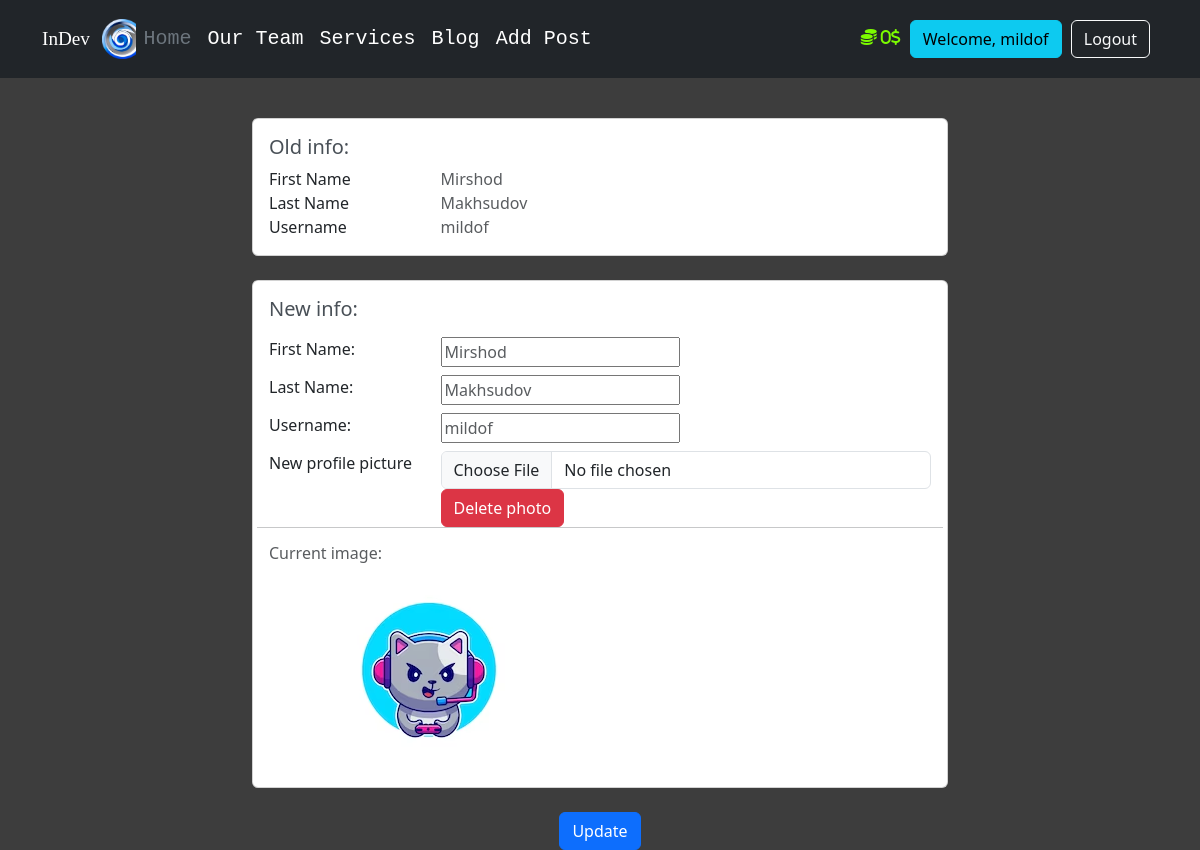
Screenshot of /team/1/update (signed in) with the database file from the repository.
### InDev/models.py (models this page shows, shortened)
class Developer(db.Model, UserMixin):
    id = db.Column(db.Integer(), primary_key=True)
    first_name = db.Column(db.String(length=30), nullable=False)
    last_name = db.Column(db.String(length=30))
    username = db.Column(db.String(), nullable=False, unique=True)
    email_address = db.Column(db.String(), unique=True)
    password_hash = db.Column(db.String(), nullable=False)
    budget = db.Column(db.Integer(), nullable=False, default=0)
    date_added = db.Column(db.String(20), default=date.today())
    posts = db.relationship('Post', backref='author')
    admin = db.Column(db.Boolean(), default=False)
    profile_pic = db.Column(db.String(), nullable=True)
    @property
    def prettier_budget(self):
        if len(str(self.budget)) >= 4:
            return f'{str(self.budget)[:-3]},{str(self.budget)[-3:]}$'
        else:
            return f"{self.budget}$"
    @property
    def password(self):
        return self.password

### InDev/routes.py (the view, shortened to what this page needs)
@app.route('/team/<int:dev_id>/update', methods=['GET', 'POST'])
@login_required
def update_dev_info(dev_id):
    dev_to_update = Developer.query.get_or_404(dev_id)
    form = UpdateDevForm()
    if form.errors != {}:  # If there are errors from the validations
        for err_msg in form.errors.values():
            flash(f'While Editing account occurred error: {err_msg}', category='danger')
        return redirect(url_for('team'))
    return render_template('update-dev.html',
                           dev_to_update=dev_to_update,
                           form=form,
                           dev_id=dev_id
                           )

### InDev/forms.py
class UpdateDevForm(FlaskForm):
    first_name = StringField(label='First Name:', validators=[Length(min=2, max=30), DataRequired()])
    last_name = StringField(label="Last Name:")
    username = StringField(label='Username:')
    profile_pic = FileField(label='New profile picture')
    update = SubmitField(label="Update")

class SearchForm(FlaskForm):
    searched = StringField("Searched", validators=[DataRequired()])
    submit = SubmitField("Submit")

### InDev/models.py (called while the page is built)
@login_manager.user_loader
def load_user(user_id):
    return Developer.query.get(int(user_id))

### InDev/routes.py (called while the page is built)
@app.context_processor
def base():
    form = SearchForm()
    return dict(form=form)

### InDev/templates/update-dev.html (shortened to what this page needs)
{% extends 'base.html' %}
{% block content %}
    {% if current_user.id == dev_id %}
    <div class="container" style="width: 60vw; margin-top: 5vh;">
        <div class="row">
            <div class="col-lg-12">
                <div class="card mb-4">
                    <div class="card-body ">
                        <h5 class="h5 text-dark-emphasis">Old info:</h5>
                        <div class="row">
                            <div class="col-sm-3">
                                <p class="mb-0 text-dark">First Name</p>
                            </div>
                            <div class="col-sm-9">
                                <p class="text-muted mb-0">{{ dev_to_update.first_name }}</p>
                            </div>
                        </div>
                        <div class="row">
                            <div class="col-sm-3">
                                <p class="mb-0 text-dark">Last Name</p>
                            </div>
                            <div class="col-sm-9">
                                <p class="text-muted mb-0">{{ dev_to_update.last_name }}</p>
                            </div>
                        </div>
                        <div class="row">
                            <div class="col-sm-3">
                                <p class="mb-0 text-dark">Username</p>
                            </div>
                            <div class="col-sm-9">
                                <p class="text-muted mb-0">{{ dev_to_update.username }}</p>
                            </div>
                        </div>
                    </div>
                </div>
            </div>
        </div>
        <div class="row">
            <div class="col-lg-12">
                <form method="POST" enctype="multipart/form-data">
                    <div class="card mb-4">
                    <div class="card-body ">
                        <h5 class="h5 text-dark-emphasis">New info:</h5>
                        <div class="row">
                            <div class="col-sm-3" style="margin-top: 1vh">
                                <p class="mb-0 text-dark">{{ form.first_name.label() }}</p>
                            </div>
                            <div class="col-sm-9" style="margin-top: 1vh">
                                {{ form.first_name(class="text-muted mb-0", placeholder="First Name", value=dev_to_update.first_name) }}
                            </div>
                        </div>
                        <div class="row">
                            <div class="col-sm-3" style="margin-top: 1vh">
                                <p class="mb-0 text-dark">{{ form.last_name.label() }}</p>
                            </div>
                            <div class="col-sm-9" style="margin-top: 1vh">
                                {{ form.last_name(class="text-muted mb-0", placeholder="Last Name", value=dev_to_update.last_name) }}
                            </div>
                        </div>
                        <div class="row">
                            <div class="col-sm-3" style="margin-top: 1vh">
                                <p class="mb-0 text-dark">{{ form.username.label() }}</p>
                            </div>
                            <div class="col-sm-9" style="margin-top: 1vh">
                                {{ form.username(class="text-muted mb-0", placeholder="Username", value=dev_to_update.username) }}
                            </div>
                        </div>
                        <div class="row">
                            <div class="col-sm-3" style="margin-top: 1vh">
                                <p class="mb-0 text-dark">{{ form.profile_pic.label() }}</p>
                            </div>
                            <div class="col-sm-9" style="margin-top: 1vh">
                                {{ form.profile_pic(class="form-control", value=dev_to_update.profile_pic) }}
                                <a class="btn btn-danger" href="{{ url_for('delete_profile_pic', dev_id=dev_to_update.id) }}">Delete photo</a>
                            </div>
                            <hr>
                            <div class="col-sm-6">
                                <h6 class="h6 text-muted text-start me-1">Current image:</h6>
                                <img
                                    style="margin-left: 5vw;"
                                    src="{{ url_for('static', filename='pics/' + dev_to_update.profile_pic) }}"
                                    alt="prev-pic"
                                    height="200"
                                    width="200"
                                >
                            </div>
                        </div>
                    </div>
                </div>
                    <div class="text-center">
                        {{ form.update(class="btn btn-primary") }}
                    </div>
                </form>
            </div>
        </div>
    </div>
    {% else  %}
        <div class="alert alert-warning alert-dismissible fade show" role="alert">
            Sorry! You can't edit this message...
            <button type="button" class="btn-close" data-bs-dismiss="alert" aria-label="Close"></button>
        </div>
    {% endif %}
{% endblock %}

### InDev/templates/base.html (shortened to what this page needs)
<!DOCTYPE html>
<html lang="en">
    <head>
        <link rel="stylesheet"
              href="https://cdn.jsdelivr.net/npm/bootstrap@5.3.0-alpha1/dist/css/bootstrap.min.css"
>
    </head>
    <body style="background-color: #3d3d3d; color: #fffff0;">
        <header class="p-3 text-bg-dark">
            <div class="container">
                <div class="d-flex flex-wrap align-items-center justify-content-center justify-content-lg-start">
                    <a href="/" class="d-flex align-items-center mb-2 mb-lg-0 text-white text-decoration-none" id="logo">
                        <span style="font-family: 'Comic Sans MS'; margin-right: 1vw">InDev</span>
                       <img src="{{ url_for('static', filename='favicon.png') }}" alt="logo" style="max-width: 10vw; max-height: 5vh;">
                    </a>
                    <ul class="nav col-6 col-lg-auto me-lg-auto mb-2 justify-content-center mb-md-0">
                        <li><a href="{{ url_for('about') }}" class="nav-link px-2 text-secondary">Home</a></li>
                        <li><a href="{{ url_for('team') }}" class="nav-link px-2 text-white">Our Team</a></li>
                        <li><a href="{{ url_for('services_page') }}" class="nav-link px-2 text-white">Services</a></li>
                        <li><a href="{{ url_for('blog_page') }}" class="nav-link px-2 text-white">Blog</a></li>
                        {% if current_user.is_authenticated %}
                        <li><a href="{{ url_for('add_post') }}" class="nav-link px-2 text-white">Add Post</a></li>
                        {% endif %}
                    </ul>
                    {% if current_user.is_authenticated %}
                        <div class="text-end">
                            <i class="fa-solid fa-coins" style="color: lawngreen">  {{ current_user.prettier_budget }}  </i>
                            <span
                               class="btn btn-info" style="margin-left: 5px; margin-right: 5px;">Welcome, {{ current_user.username }}</span>
                            <a href="{{ url_for('logout_page') }}"
                               class="btn btn-outline-light me-2">Logout</a>
                        </div>
                    {% endif %}
                </div>
            </div>
        </header>
        {% block content %}{% endblock %}
    </body>
</html>

### rows the page displays
Developer: prettier_budget "0$", username "mildof", first_name "Mirshod", last_name "Makhsudov", profile_pic (picture)
